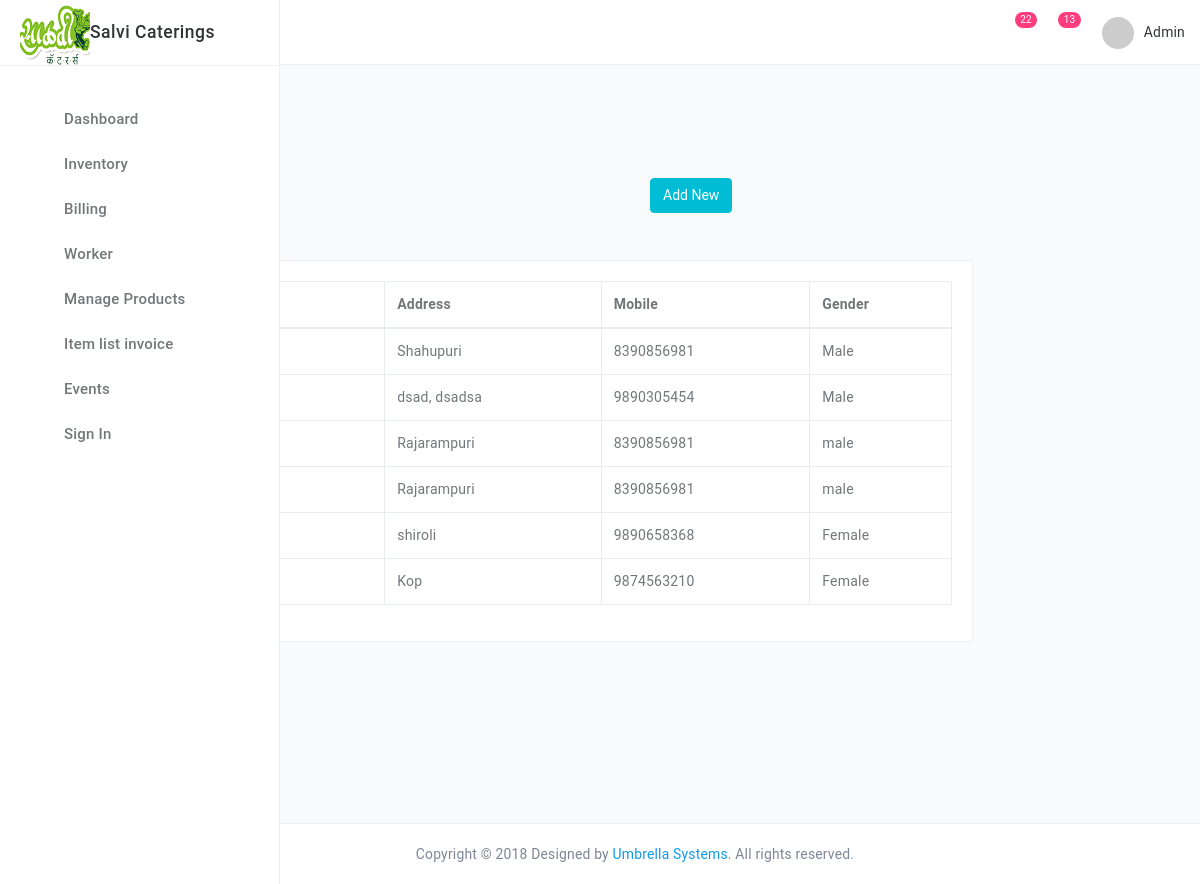
The app's page /worker_details.php, older data.
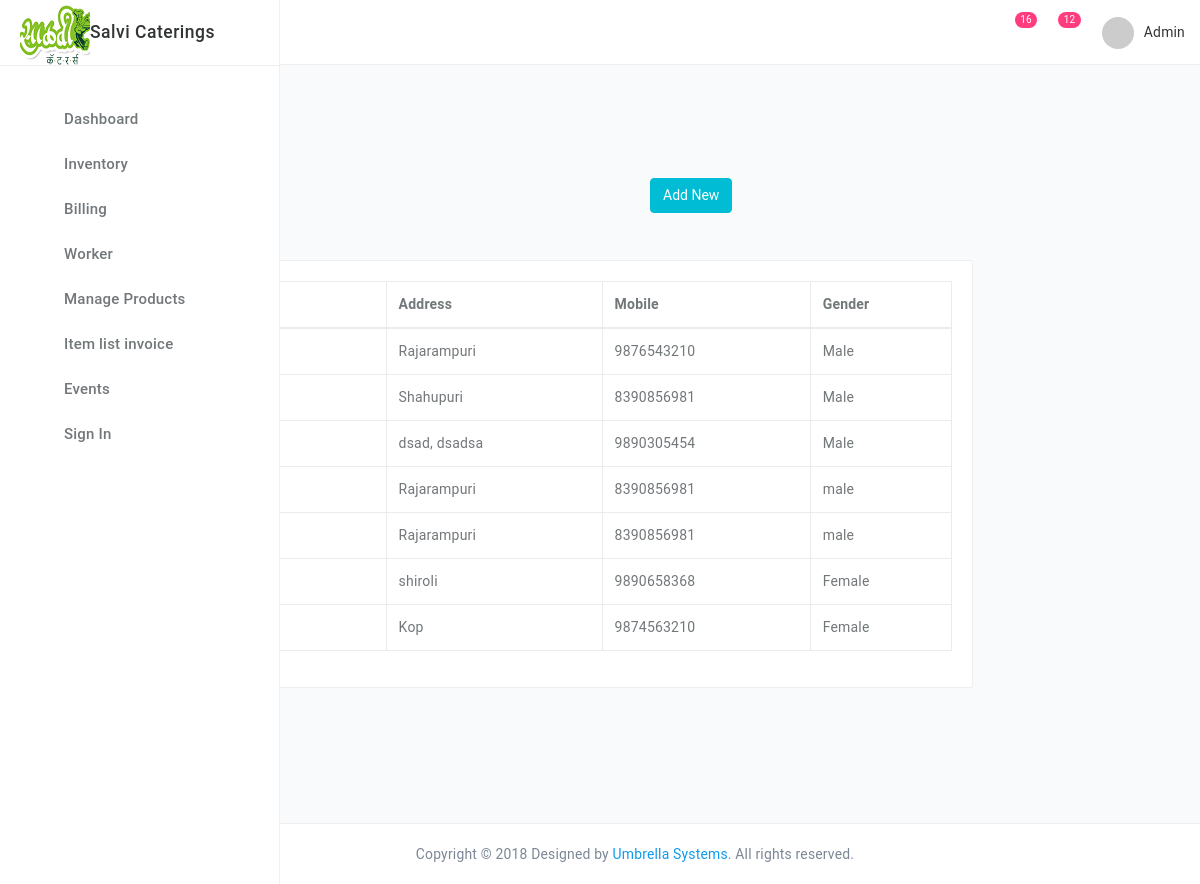
The same page, newer data.
### tables this page shows
CREATE TABLE `h_worker_info` (
  `w_hid` int(11) NOT NULL,
  `w_name` varchar(100) NOT NULL,
  `w_add` text NOT NULL,
  `w_mob` varchar(10) NOT NULL,
  `w_gen` varchar(10) NOT NULL
);

### worker_details.php (the view, shortened to what the changed rows need)
<?php include 'header.php';?>
 <main class="main-content bgc-grey-100">
        <div id="mainContent">
          <div class="container-fluid">
                  <br/>
      		<div class="col-md-10">
      			<div class="bgc-white bd bdrs-3 p-20 mB-20">
      			<div class="table-wrapper-scroll-y">
<?php
include "db.php";
$result = mysqli_query($con,"SELECT * FROM h_worker_info order by(w_hid) desc");
           echo "<table class='table table-bordered' id='myTable'>
                <thead>
                    <tr>
                      <th>Worker Name</th>
                        <th>Address</th>
                        <th>Mobile</th>
                        <th>Gender</th>
                    </tr>
                </thead>";
                while($row = mysqli_fetch_array($result))
{
echo "<tr>";
echo "<td>" . $row['w_name'] . "</td>";
echo "<td>" . $row['w_add'] . "</td>";
echo "<td>" . $row['w_mob'] . "</td>";
echo "<td>" . $row['w_gen'] . "</td>";
?>
<?php
echo "</tr>";
}
?>
<?php  echo "</table>";?>
</div>
      			</div>
      			</div>
      			</div>
      			</div>
      			</main>
<?php include 'footer.php';?>

### header.php (shortened to what the changed rows need)
<!DOCTYPE html>
<html>
<head>
	<link href="style.css" rel="stylesheet">
	</head>
	<body class="app">
<div>
<div class="page-container">
	<div class="header navbar">
		<div class="header-container">
			<?php
								include "db.php";
								$sql = "SELECT count(*) as i_id FROM inventory_stock_cater";
                                 $qry = mysqli_query($con, $sql);
                                 $row = mysqli_fetch_assoc($qry);
                                 $cntitem = $row['i_id'];
                                          $eventsql = "SELECT count(*) as c_id FROM event_info";
                                 $eventqry = mysqli_query($con, $eventsql);
                                 $row = mysqli_fetch_assoc($eventqry);
                                 $cntevent = $row['c_id'];
								?>
			<ul class="nav-right">
				<li class="notifications dropdown"><span class="counter bgc-red"><?php echo "$cntitem" ; ?></span> <a href="#" class="dropdown-toggle no-after" data-toggle="dropdown"><i class="ti-bell"></i></a>
</li>
<li class="notifications dropdown"><span class="counter bgc-blue"><?php echo "$cntevent" ; ?></span> <a href="#" class="dropdown-toggle no-after" data-toggle="dropdown"><i class="ti-email"></i></a>
</li>
</ul>
</div>
</div>

Row changes from the older to the newer data that the page shows:
added h_worker_info: w_add "Rajarampuri", w_mob "9876543210", w_gen "Male"
Text that changed along with them:
$cntitem: "22" → "16"
$cntevent: "13" → "12"
